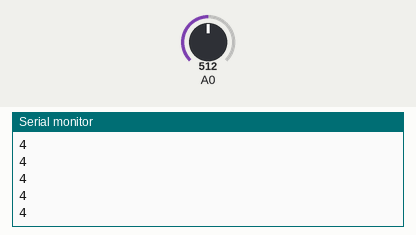
A sketch run on a simulated Arduino Uno, built with avr-gcc and run on an emulated ATmega328P. Shown: the last lines printed to the serial monitor. Inputs (shaded band) come from the test bench; at power-on: A0 = 512.

Above: at 1.2 s.
1.3 s: A0 set to 610
At 1.9 s:
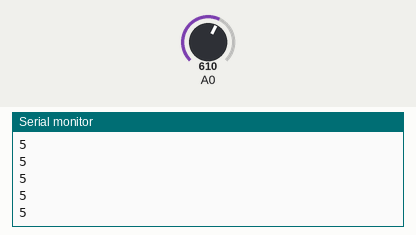
2.8 s: A0 set to 716
At 3.9 s:
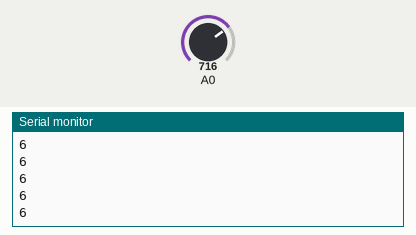
Timing chart, 0 to 5.8 s (numbered marks = the images above; inputs shaded):
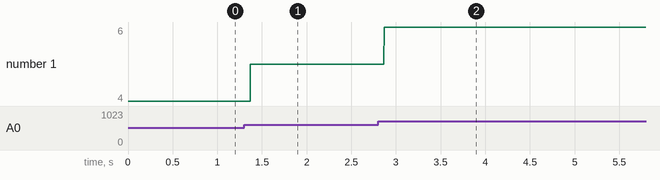

The sketch:

nime_first_instrument.ino
```cpp
int photocell;

void setup(){

 pinMode(A0, INPUT);
 Serial.begin(9600);

}


void loop(){

  photocell = analogRead(A0);

   if(photocell < 200 ){
  Serial.println(0);
  }

  if(photocell > 201 && photocell < 300){
  Serial.println(1);
  }

  if(photocell > 301 && photocell < 400){
  Serial.println(2);
  }

  if(photocell > 401 && photocell < 500){
  Serial.println(3);
  }

   if(photocell > 501 && photocell < 600){
  Serial.println(4);
  }

  if(photocell > 601 && photocell < 700){
  Serial.println(5);
  }

  if(photocell > 701 && photocell < 800){
  Serial.println(6);
  }

  if(photocell > 801 && photocell < 900){
  Serial.println(7);
  }

  if(photocell > 901 && photocell < 1000){
  Serial.println(8);
  }


////


// if(photocell > 200 && photocell < 400){
//  Serial.println(1);
//  }
//
//   if(photocell > 401 && photocell < 600){
//  Serial.println(4);
//  }
//
//   if(photocell > 601 && photocell < 800){
//  Serial.println(5);
//  }
//
//
//   if(photocell > 801 && photocell < 800){
//  Serial.println(8);
//  }
//
}
```

Measured:
- after the input at 1.3 s, the serial monitor: prints a new line after 0.07 s (image 1)
- after the input at 2.8 s, the serial monitor: prints a new line after 0.07 s (image 2)
- plotted number 1: 4 → 5 after the input at 1.3 s, 5 → 6 after the input at 2.8 s
